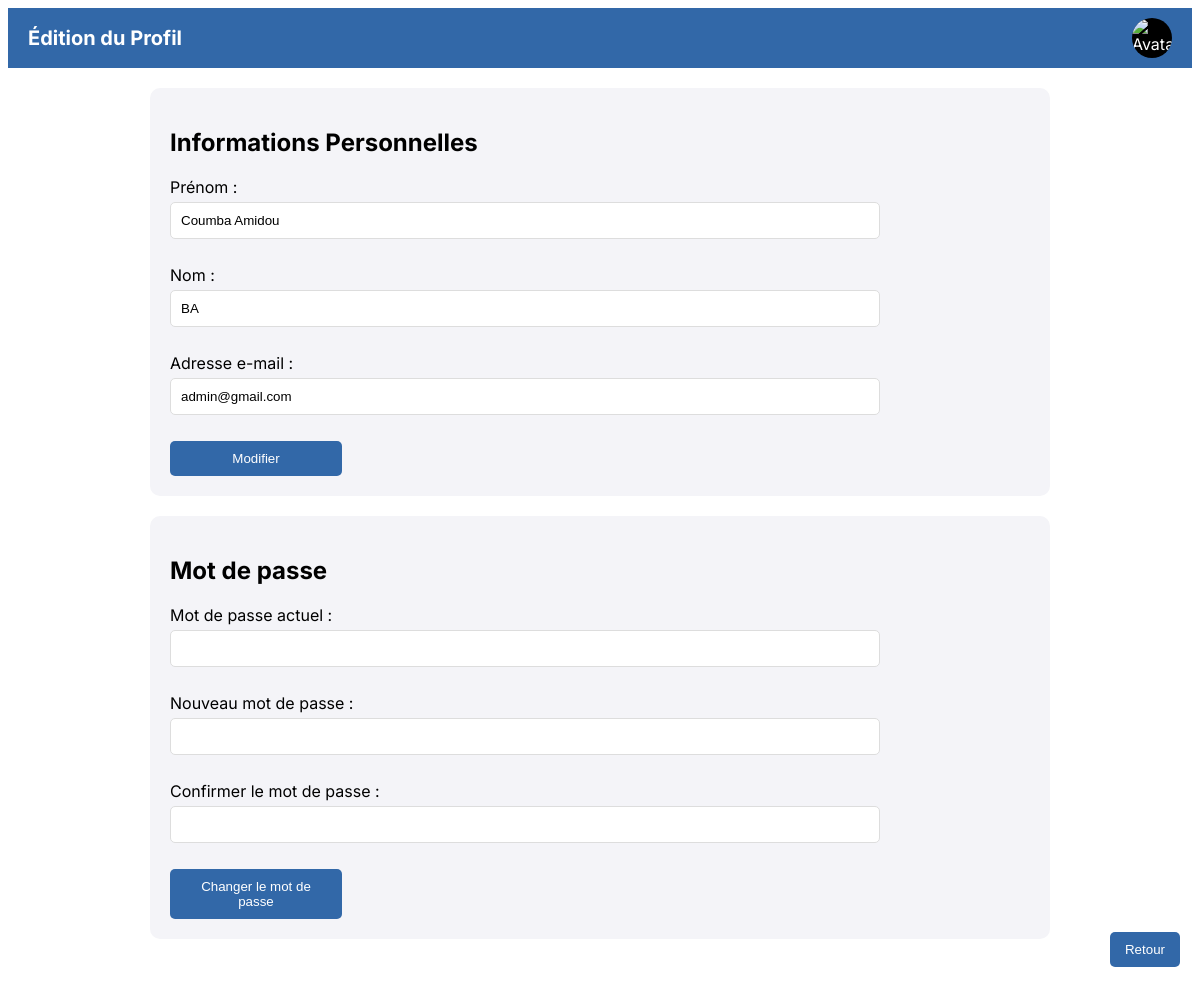
Page /auth/edit-profile/ (signed in) on the committed database.
### authentification/models.py (models this page shows, shortened)
class User(AbstractUser):
    username = None  # Supprime le champ 'username' de AbstractUser
    first_name = models.CharField(max_length=150, blank=False)  # Prénom
    last_name = models.CharField(max_length=150, blank=False)   # Nom
    email = models.EmailField(unique=True)
    password = models.CharField(max_length=128)  # Mot de passe
    USERNAME_FIELD = 'email'
    REQUIRED_FIELDS = ['first_name', 'last_name', 'password']

### authentification/views.py (the view)
# urls.py: path('edit-profile/', views.edit_profile, name='edit_profile'),
@login_required
def edit_profile(request):
    user = request.user
    if request.method == "POST":
        profile_form = UserProfileForm(request.POST, instance=user)
        password_form = PasswordChangeForm(user, request.POST)
        if "update_profile" in request.POST and profile_form.is_valid():  # Mise à jour du profil
                profile_form.save()
                messages.success(request, "Votre profil a été mis à jour avec succès.")
                return redirect('edit_profile')
        elif "change_password" in request.POST and password_form.is_valid():  # Changement du mot de passe
                current_password = password_form.cleaned_data["current_password"]
                if not user.check_password(current_password):
                    password_form.add_error("current_password", "Le mot de passe actuel est incorrect.")
                else:
                    new_password = password_form.cleaned_data["new_password"]
                    user.set_password(new_password)
                    user.save()
                    update_session_auth_hash(request, user)  # Maintient l'utilisateur connecté
                    messages.success(request, "Votre mot de passe a été changé avec succès.")
                    return redirect('edit_profile')
    else:
        profile_form = UserProfileForm(instance=user)
        password_form = PasswordChangeForm(user)
    return render(request, 'edit_profile.html', {
        'profile_form': profile_form,
        'password_form': password_form
    })

### authentification/forms.py (shortened to what this page needs)
class UserProfileForm(forms.ModelForm):
    class Meta:
        model = User
        fields = ['first_name', 'last_name', 'email']
        labels = {
            'first_name': 'Prénom',
            'last_name': 'Nom',
            'email': 'Adresse e-mail'
        }

class PasswordChangeForm(forms.Form):
    current_password = forms.CharField(widget=forms.PasswordInput, label="Mot de passe actuel")
    new_password = forms.CharField(widget=forms.PasswordInput, label="Nouveau mot de passe")
    confirm_password = forms.CharField(widget=forms.PasswordInput, label="Confirmer le mot de passe")
    def __init__(self, user, *args, **kwargs):
        super().__init__(*args, **kwargs)
        self.user = user  # Stocke l'utilisateur pour la validation

### authentification/templates/edit_profile.html (shortened to what this page needs)
{% load static %}
<!DOCTYPE html>
<html lang="fr">
<head>
    <link rel="stylesheet" href="{% static 'css/edit_profile.css' %}">
</head>
<body>
    <header class="header">
        <h1>Édition du Profil</h1>
        <img src="avatar.png" alt="Avatar" class="avatar" id="avatar">
    </header>
           <button onclick="window.location.href='/chatbot/';" class="back-to-chat-btn">Retour</button>
           <main class="profile-container">
            <section class="personal-info">
                <h2>Informations Personnelles</h2>
                <form method="post" >
                    {{ profile_form.as_p }}
                    <button type="submit" name="update_profile">Modifier</button>
                </form>
            </section>
            <section class="password-section">
                <h2>Mot de passe</h2>
                <form method="post">
                    {{ password_form.as_p }}
                    <button type="submit" name="change_password">Changer le mot de passe</button>
                </form>
            </section>
        </main>
</body>
</html>

### static/css/edit_profile.css (style rules this page uses)
body { font-family: 'Inter', sans-serif; }
.header { display: flex; justify-content: space-between; align-items: center; background-color: #3268a8; color: white; padding: 10px 20px; position: relative; }
h1 { margin: 0; font-size: 20px; }
.avatar { width: 40px; height: 40px; border-radius: 50%; background-color: #000; cursor: pointer; transition: opacity 0.3s ease; }
.profile-container { padding: 20px; width: 80%; max-width: 900px; margin: 0 auto; }
.personal-info, .password-section { background-color: #f4f4f8; padding: 20px; border-radius: 10px; margin-bottom: 20px; }
form label { display: block; margin-bottom: 5px; }
form input { width: 80%; padding: 10px; margin-bottom: 10px; border: 1px solid #ddd; border-radius: 5px; }
form button { width: 20%; background-color: #3268a8; color: white; padding: 10px 15px; border: none; border-radius: 5px; cursor: pointer; margin-top: auto; }
.back-to-chat-btn { background-color: #3268a8; color: white; padding: 10px 15px; border: none; border-radius: 5px; cursor: pointer; position: fixed; bottom: 20px; right: 20px; display: inline-block; text-align: center; }

### rows in the picture
User: first_name "Coumba Amidou", last_name "BA", email "admin@gmail.com"
